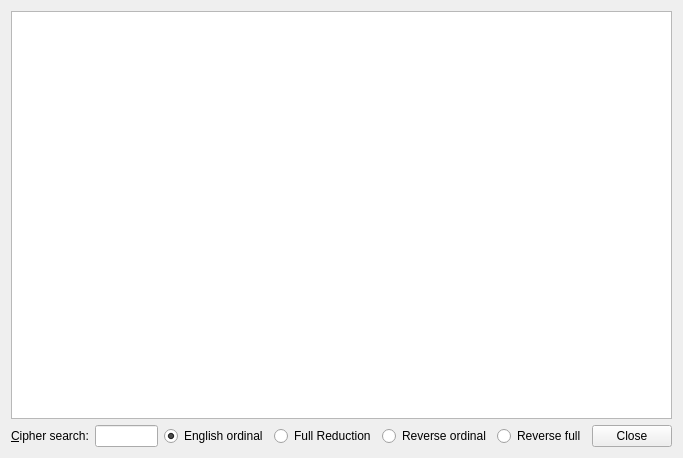
<?xml version="1.0" encoding="UTF-8"?>
<ui version="4.0">
 <class>headDialog</class>
 <widget class="QDialog" name="headDialog">
  <property name="geometry">
   <rect>
    <x>0</x>
    <y>0</y>
    <width>683</width>
    <height>458</height>
   </rect>
  </property>
  <property name="windowTitle">
   <string>Dialog</string>
  </property>
  <layout class="QGridLayout" name="gridLayout_2">
   <item row="0" column="0">
    <widget class="QTextBrowser" name="textBrowser"/>
   </item>
   <item row="1" column="0">
    <layout class="QGridLayout" name="gridLayout">
     <item row="2" column="2">
      <widget class="QRadioButton" name="englisordinal">
       <property name="text">
        <string>English ordinal</string>
       </property>
       <property name="checked">
        <bool>true</bool>
       </property>
      </widget>
     </item>
     <item row="2" column="3">
      <widget class="QRadioButton" name="fullreduction">
       <property name="text">
        <string>Full Reduction</string>
       </property>
      </widget>
     </item>
     <item row="2" column="1">
      <widget class="QLineEdit" name="lineEdit">
       <property name="inputMask">
        <string/>
       </property>
      </widget>
     </item>
     <item row="2" column="4">
      <widget class="QRadioButton" name="reverseordinal">
       <property name="text">
        <string>Reverse ordinal</string>
       </property>
      </widget>
     </item>
     <item row="2" column="0">
      <widget class="QLabel" name="label">
       <property name="text">
        <string>&amp;Cipher search:</string>
       </property>
       <property name="buddy">
        <cstring>lineEdit</cstring>
       </property>
      </widget>
     </item>
     <item row="2" column="6">
      <widget class="QPushButton" name="pushButton">
       <property name="text">
        <string>Close</string>
       </property>
       <property name="autoDefault">
        <bool>false</bool>
       </property>
      </widget>
     </item>
     <item row="2" column="5">
      <widget class="QRadioButton" name="reversefull">
       <property name="text">
        <string>Reverse full</string>
       </property>
      </widget>
     </item>
    </layout>
   </item>
  </layout>
 </widget>
 <tabstops>
  <tabstop>lineEdit</tabstop>
  <tabstop>pushButton</tabstop>
 </tabstops>
 <resources/>
 <connections>
  <connection>
   <sender>pushButton</sender>
   <signal>clicked()</signal>
   <receiver>headDialog</receiver>
   <slot>accept()</slot>
   <hints>
    <hint type="sourcelabel">
     <x>632</x>
     <y>434</y>
    </hint>
    <hint type="destinationlabel">
     <x>341</x>
     <y>228</y>
    </hint>
   </hints>
  </connection>
 </connections>
</ui>
